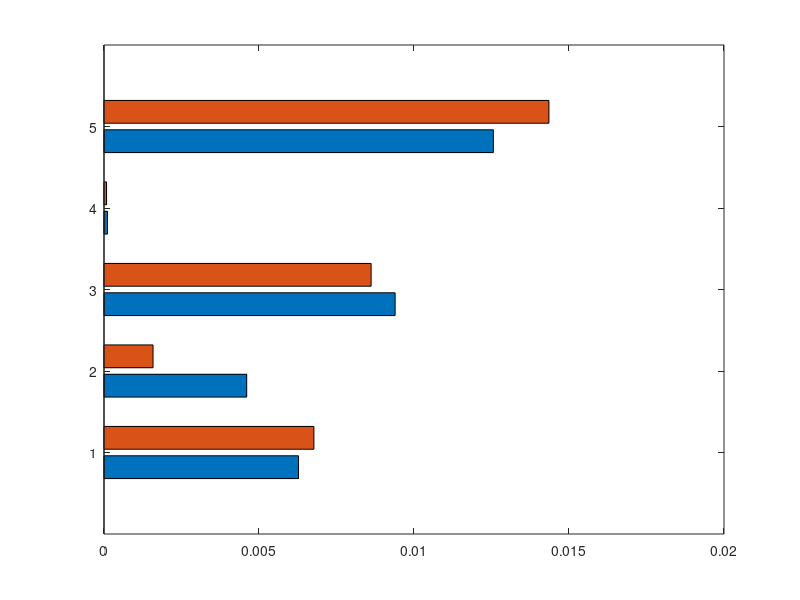

Recreate this plot in MATLAB. (Note: this script raises an error after producing the figure.)
FFT_h1 = [0.006275 0.004603 0.009392 0.000113 0.012561];
FFT_h4 = [0.006771 0.001582 0.008617 0.000083 0.014352];

FFT = [FFT_h1; FFT_h4]';

%% =====================================================
% 95% Bootstrap CI
%% =====================================================

CI_h1 = [...
    0.005863 0.006650;
    0.001153 0.014886;
    0.007970 0.010649;
    0.000101 0.000145;
    0.010968 0.014500];

CI_h4 = [...
    0.006318 0.007109;
    0.001068 0.002436;
    0.007748 0.009767;
    0.000072 0.000101;
    0.013058 0.015856];

errLow_h1 = FFT_h1 - CI_h1(:,1)';
errUp_h1  = CI_h1(:,2)' - FFT_h1;

errLow_h4 = FFT_h4 - CI_h4(:,1)';
errUp_h4  = CI_h4(:,2)' - FFT_h4;

%% =====================================================
% FIGURE
%% =====================================================

figure('Color','w')

b = barh(FFT,'grouped');

% Colores Q1
b(1).FaceColor = [0.12 0.28 0.55];
b(2).FaceColor = [0.10 0.45 0.40];

b(1).EdgeColor = 'none';
b(2).EdgeColor = 'none';

set(gca,'FontSize',18,...
        'LineWidth',2,...
        'TickLabelInterpreter','latex')

set(gca,'YTickLabel',{'LSTM','Elman','GRU','NARX','ESN'})
set(gca,'YDir','reverse')

xlabel('\fontsize{12}{0}\selectfont FFT Error',...
       'Interpreter','latex',...
       'FontWeight','bold')

title('\fontsize{14}{0}\selectfont FFT Error Comparison Across RNN Architectures',...
      'Interpreter','latex',...
      'FontWeight','bold')

legend('h$_1$','h$_4$',...
       'Interpreter','latex',...
       'Location','best')

grid on
box on
hold on

xmax = max(FFT(:));

xlim([0 xmax*1.4])

set(gca,'FontSize',18,...
        'LineWidth',2,...
        'TickLabelInterpreter','latex')

%% =====================================================
% POSICIÓN DE LAS BARRAS
%% =====================================================

nModels = size(FFT,1);
nSeries = size(FFT,2);

groupWidth = 0.6;

for i = 1:nSeries

    y = (1:nModels) - groupWidth/2 + (2*i-1)*groupWidth/(2*nSeries);

    %% ============================================
    % Barras de error (95% BootCI)
    %% ============================================

    if i==1

        e1 = errorbar(FFT_h1,y,...
            errLow_h1,errUp_h1,...
            'horizontal','k',...
            'Color',[0.25 0.25 0.25],...
            'LineStyle','none',...
            'LineWidth',1.3,...
            'CapSize',8);

        e1.Annotation.LegendInformation.IconDisplayStyle='off';

    else

        e2 = errorbar(FFT_h4,y,...
            errLow_h4,errUp_h4,...
            'horizontal','k',...
            'Color',[0.25 0.25 0.25],...
            'LineStyle','none',...
            'LineWidth',1.3,...
            'CapSize',8);

        e2.Annotation.LegendInformation.IconDisplayStyle='off';

    end

    %% ============================================
    % Valores numéricos
    %% ============================================

    for j = 1:nModels

        val = FFT(j,i);

        if i==1
            offset = errUp_h1(j) + xmax*0.02;
        else
            offset = errUp_h4(j) + xmax*0.02;
        end

        text(val + offset,...
             y(j),...
             num2str(val,'%.6f'),...
             'FontSize',8,...
             'Color',[0.1 0.1 0.1],...
             'HorizontalAlignment','left',...
             'VerticalAlignment','middle');

    end

end

set(gca,'FontSize',10,'LineWidth',1)

hold off

%% =====================================================
% EXPORTAR PDF VECTORIAL
%% =====================================================

set(gcf,'Renderer','painters')

exportgraphics(gcf,...
               'FFT_plot.pdf',...
               'ContentType','vector')
